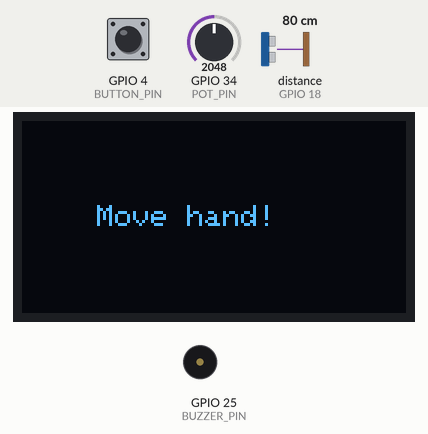
This program was run on a simulated ESP32. Shown: 128×64 one-colour display, buzzer (waves = sounding). Wiring (inferred from the names in the program): ultrasonic range finder: trigger GPIO 5; echo GPIO 18. The test bench sets the inputs (shaded band); at power-on: distance to the obstacle (sensor on GPIO 18) 80 cm, GPIO 4 (BUTTON_PIN) HIGH, GPIO 34 (POT_PIN) = 2048. The echo pulse lasts 58.3 µs per cm; what the program prints to the serial monitor is not drawn.

Above: at 2.7 s.
2.8 s: distance to the obstacle (sensor on GPIO 18) set to 44 cm
4.3 s: distance to the obstacle (sensor on GPIO 18) set to 36 cm
At 5.3 s:
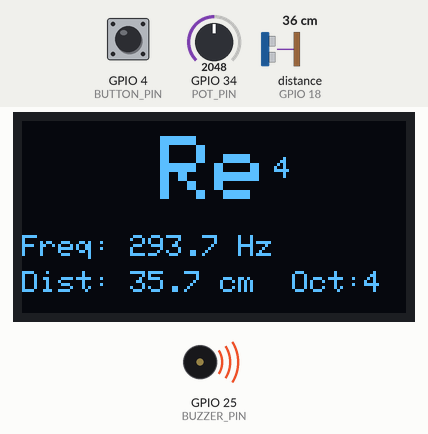
6.1 s: GPIO 4 (BUTTON_PIN) pulled LOW for 0.15 s
At 6.9 s:
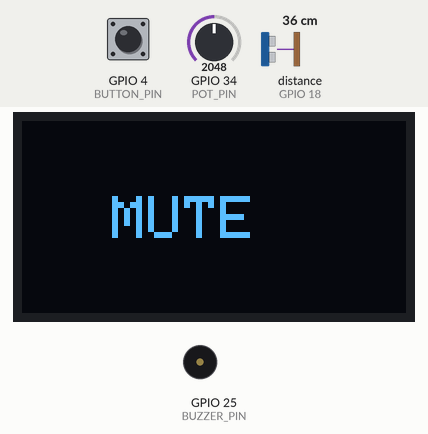
7.7 s: GPIO 4 (BUTTON_PIN) pulled LOW for 1 s
At 7.75 s:
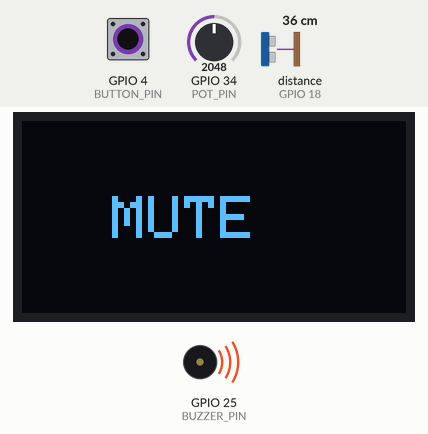
10.2 s: distance to the obstacle (sensor on GPIO 18) set to 5 cm
At 11.2 s:
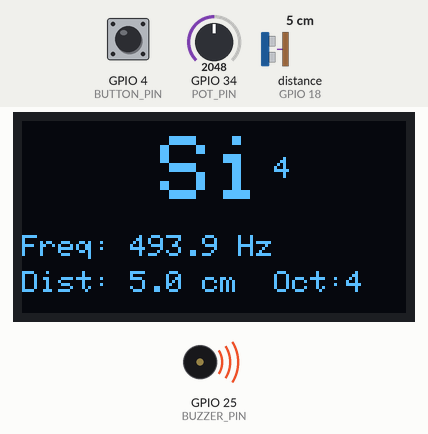
12.0 s: distance to the obstacle (sensor on GPIO 18) set to 2 cm
At 12.17 s:
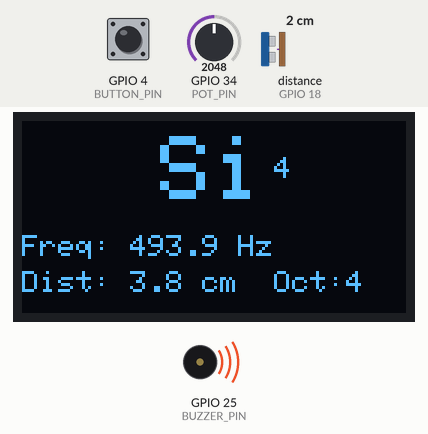
Timing chart, 0 to 14.7 s (numbered marks = the images above; inputs shaded):
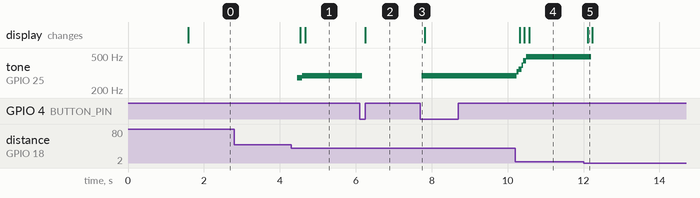

The program:

main.cpp
```cpp
#include <Arduino.h>
#include <Wire.h>
#include <Adafruit_GFX.h>
#include <Adafruit_SSD1306.h>

// === OLED DISPLAY ===
#define SCREEN_WIDTH  128
#define SCREEN_HEIGHT 64
#define OLED_RESET    -1
#define OLED_ADDR     0x3C
Adafruit_SSD1306 display(SCREEN_WIDTH, SCREEN_HEIGHT, &Wire, OLED_RESET);

// === PIN DEFINITIONS ===
#define TRIG_PIN    5
#define ECHO_PIN    18
#define BUZZER_PIN  25
#define POT_PIN     34
#define BUTTON_PIN  4

// === PWM CHANNEL ===
#define BUZZER_CH   0

// === DISTANCE BOUNDS (cm) ===
#define DIST_MIN    3.0
#define DIST_MAX    40.0

// === MOVING AVERAGE FILTER ===
#define NUM_READINGS   5
float readings[NUM_READINGS];
int readIndex = 0;

// === MUSICAL NOTES ===
const char* noteNames[] = {
  "Do", "Do#", "Re", "Re#", "Mi", "Fa",
  "Fa#", "Sol", "Sol#", "La", "La#", "Si"
};

// Base frequencies for octave 4 (equal temperament)
const float octave4Freq[] = {
  261.63, 277.18, 293.66, 311.13, 329.63, 349.23,
  369.99, 392.00, 415.30, 440.00, 466.16, 493.88
};

// === STATE VARIABLES ===
volatile bool muted = false;
volatile unsigned long lastButtonPress = 0;
int previousNote = -1;
int previousOctave = -1;
float currentFrequency = 0;

// === OLED REFRESH TIMING ===
unsigned long lastOLEDRefresh = 0;
#define OLED_INTERVAL 100  // refresh every 100ms

// === INTERRUPT SERVICE ROUTINE — Mute Button ===
// Uses hardware external interrupt on GPIO4 (FALLING edge).
// Debounce handled in software with a 200ms guard window.
void IRAM_ATTR buttonISR() {
  unsigned long now = millis();
  if (now - lastButtonPress > 200) {
    muted = !muted;
    lastButtonPress = now;
  }
}

// === DISTANCE MEASUREMENT ===
// Sends a 10us trigger pulse, then measures echo pulse duration.
// Distance formula: d = (duration_us * 0.034) / 2
float measureDistance() {
  digitalWrite(TRIG_PIN, LOW);
  delayMicroseconds(2);
  digitalWrite(TRIG_PIN, HIGH);
  delayMicroseconds(10);
  digitalWrite(TRIG_PIN, LOW);

  long duration = pulseIn(ECHO_PIN, HIGH, 30000); // 30ms timeout
  if (duration == 0) return -1;
  return duration * 0.034 / 2.0;
}

// === MOVING AVERAGE FILTER ===
// Averages the last NUM_READINGS valid distance measurements
// to reduce sensor noise and prevent frequency jitter.
float getSmoothedDistance() {
  float newReading = measureDistance();
  if (newReading < 0) return -1;

  readings[readIndex] = newReading;
  readIndex = (readIndex + 1) % NUM_READINGS;

  float sum = 0;
  int validCount = 0;
  for (int i = 0; i < NUM_READINGS; i++) {
    if (readings[i] > 0) {
      sum += readings[i];
      validCount++;
    }
  }
  if (validCount == 0) return -1;
  return sum / validCount;
}

// === OCTAVE SELECTION ===
// Reads 12-bit ADC value (0–4095) from potentiometer
// and maps it linearly to octave range 2–7.
int readOctave() {
  int adcValue = analogRead(POT_PIN);
  return map(adcValue, 0, 4095, 2, 7);
}

// === FREQUENCY CALCULATION ===
// Uses equal temperament formula: f = base_freq * 2^(octave - 4)
// where base_freq is the note frequency in octave 4.
float calculateFrequency(int noteIndex, int octave) {
  return octave4Freq[noteIndex] * pow(2, octave - 4);
}

// === OLED DISPLAY UPDATE ===
// Communicates with SSD1306 via I2C (GPIO21=SDA, GPIO22=SCL).
// Rate-limited to every OLED_INTERVAL ms to prevent flickering.
void updateOLED(const char* note, float freq, int octave, float dist, bool isMuted, bool inRange) {
  unsigned long now = millis();
  if (now - lastOLEDRefresh < OLED_INTERVAL) return;
  lastOLEDRefresh = now;

  display.clearDisplay();

  if (isMuted) {
    display.setTextSize(2);
    display.setCursor(30, 25);
    display.print("MUTE");
  } else if (!inRange) {
    display.setTextSize(1);
    display.setCursor(25, 28);
    display.print("Move hand!");
  } else {
    // Note name — large, centered
    display.setTextSize(3);
    int nameLen = strlen(note);
    int x = (128 - nameLen * 18) / 2;
    display.setCursor(x, 5);
    display.print(note);

    // Octave number — small, next to note
    display.setTextSize(1);
    display.setCursor(x + nameLen * 18 + 2, 12);
    display.print(octave);

    // Frequency
    display.setTextSize(1);
    display.setCursor(0, 38);
    display.print("Freq: ");
    display.print(freq, 1);
    display.print(" Hz");

    // Distance and octave
    display.setCursor(0, 50);
    display.print("Dist: ");
    display.print(dist, 1);
    display.print(" cm  Oct:");
    display.print(octave);
  }

  display.display();
}

void setup() {
  Serial.begin(115200);

  // --- OLED initialization ---
  if (!display.begin(SSD1306_SWITCHCAPVCC, OLED_ADDR)) {
    Serial.println("OLED failed to start!");
  } else {
    display.clearDisplay();
    display.setTextColor(SSD1306_WHITE);
    display.setTextSize(2);
    display.setCursor(10, 10);
    display.print("THEREMIN");
    display.setTextSize(1);
    display.setCursor(25, 40);
    display.print("Digital v1.0");
    display.display();
    delay(1500);
  }

  // --- GPIO pin configuration ---
  pinMode(TRIG_PIN, OUTPUT);
  pinMode(ECHO_PIN, INPUT);
  pinMode(BUTTON_PIN, INPUT_PULLUP);

  // --- PWM setup for buzzer ---
  // 12-bit resolution for cleaner tone generation.
  // Initial frequency 440 Hz is overwritten immediately in loop().
  ledcSetup(BUZZER_CH, 440, 12);
  ledcAttachPin(BUZZER_PIN, BUZZER_CH);
  ledcWriteTone(BUZZER_CH, 0); // start silent

  // --- External interrupt for mute button ---
  attachInterrupt(digitalPinToInterrupt(BUTTON_PIN), buttonISR, FALLING);

  // --- Initialize reading buffer ---
  for (int i = 0; i < NUM_READINGS; i++) readings[i] = 0;

  Serial.println("=== DIGITAL THEREMIN ===");
}

void loop() {
  // 1. Read smoothed distance from HC-SR04
  float distance = getSmoothedDistance();

  // 2. Read octave from potentiometer (ADC)
  int octave = readOctave();

  // 3. Process: mute, out of range, or play note
  if (muted || distance < 0 || distance < DIST_MIN || distance > DIST_MAX) {
    // --- Silence ---
    ledcWriteTone(BUZZER_CH, 0);
    previousNote = -1;
    previousOctave = -1;

    // Update OLED
    updateOLED("", 0, octave, distance, muted, false);

    // Serial debug
    Serial.print("Dist: ");
    if (distance < 0) Serial.print("---");
    else { Serial.print(distance, 1); Serial.print(" cm"); }
    Serial.print(" | Octave: ");
    Serial.print(octave);
    Serial.println(muted ? " | MUTE" : " | ---");

  } else {
    // 4. Map distance to note index (0–11)
    //    Close (3 cm) = highest note (Si), Far (40 cm) = lowest (Do)
    int noteIndex = map((int)(distance * 10), DIST_MIN * 10, DIST_MAX * 10, 11, 0);
    noteIndex = constrain(noteIndex, 0, 11);

    // 5. Update tone only when note or octave changes (optimization)
    if (noteIndex != previousNote || octave != previousOctave) {
      previousNote = noteIndex;
      previousOctave = octave;
      currentFrequency = calculateFrequency(noteIndex, octave);
      ledcWriteTone(BUZZER_CH, (int)currentFrequency);
    }

    // 6. Update OLED
    updateOLED(noteNames[noteIndex], currentFrequency, octave, distance, false, true);

    // 7. Serial debug
    Serial.print("Dist: ");
    Serial.print(distance, 1);
    Serial.print(" cm | ");
    Serial.print(noteNames[noteIndex]);
    Serial.print(octave);
    Serial.print(" | ");
    Serial.print(currentFrequency, 1);
    Serial.println(" Hz");
  }

  delay(50); // 20 readings per second
}
```

Measured:
- the behaviour switches between 41 and 40 cm on distance to the obstacle (sensor on GPIO 18) (found by bisection; images 0 and 1)
- after the input at 2.8 s, every drawn part: stays the same
- after the input at 4.3 s, tone on GPIO 25 (BUZZER_PIN): silent → 277 Hz after 0.16 s, → 293 Hz 0.13 s later; the display: first changes after 0.24 s (image 1 shows a later state)
- after the input at 6.1 s, tone on GPIO 25 (BUZZER_PIN): 293 Hz → silent after 0.07 s; the display: changes after 0.14 s (image 2)
- after the input at 7.7 s, tone on GPIO 25 (BUZZER_PIN): silent → 293 Hz at once
- after the input at 10.2 s, tone on GPIO 25 (BUZZER_PIN): plays 329 Hz for 0.05 s, 349 Hz for 0.08 s, 392 Hz for 0.05 s, 440 Hz for 0.08 s, 493 Hz for 1.5 s, starting at once; the display: first changes after 0.12 s (image 4 shows a later state)
- after the input at 12.0 s, tone on GPIO 25 (BUZZER_PIN): 493 Hz → silent after 0.21 s; the display: changes after 0.11 s (image 5)
